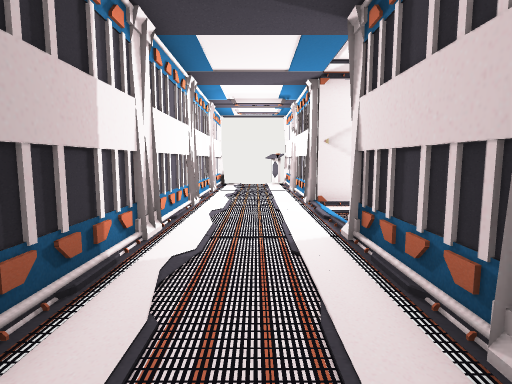
View 1 (above)

14 first-person views from a walk through a Unity game level. The camera is 1.4 m above the floor, tilts 6° down and sees 80° across. Doors are open. The floor is counted in squares, 1 m on a side. Each view is taken from the middle of a square. On the plan, view 1 faces up. The plan holds only what a view shows up to about 14 squares ahead; the rest is blank. The place goes on beyond the plan. The player is left out. Some surface patterns are stand-ins.

View 2
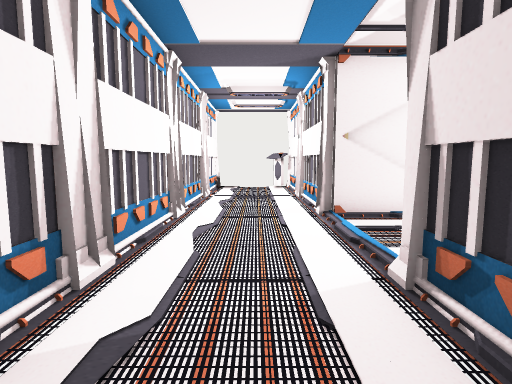

View 3
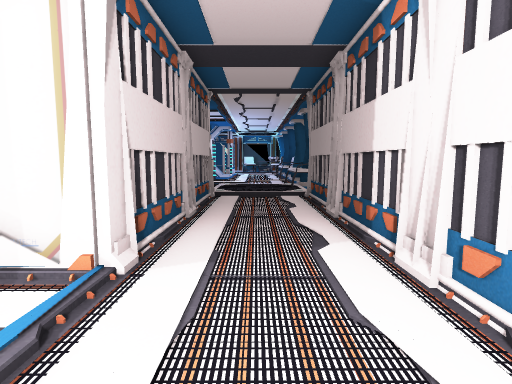

View 4
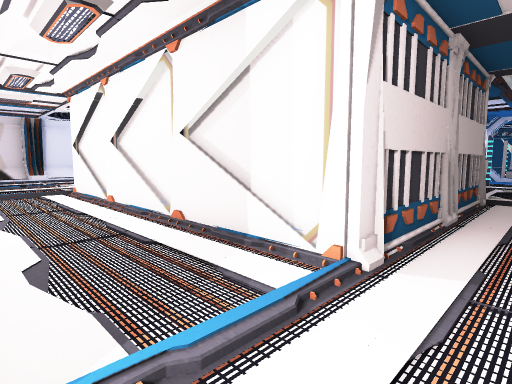

View 5
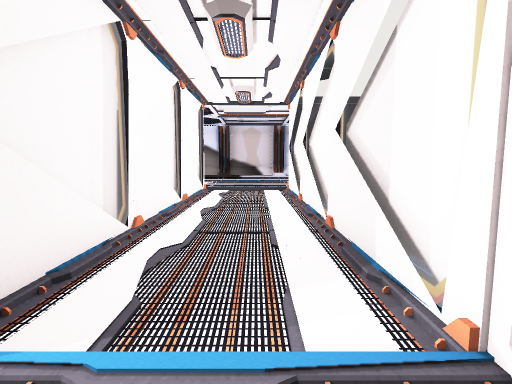

View 6
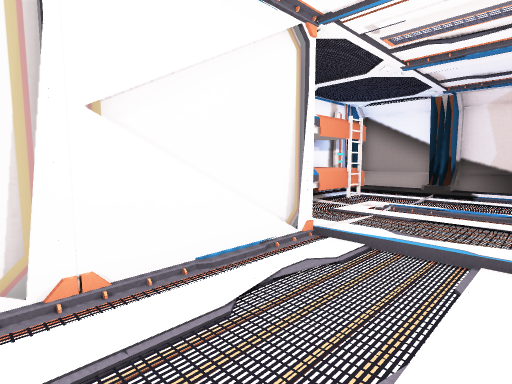

View 7
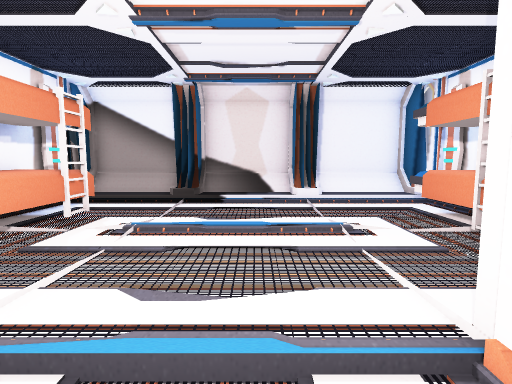

View 8
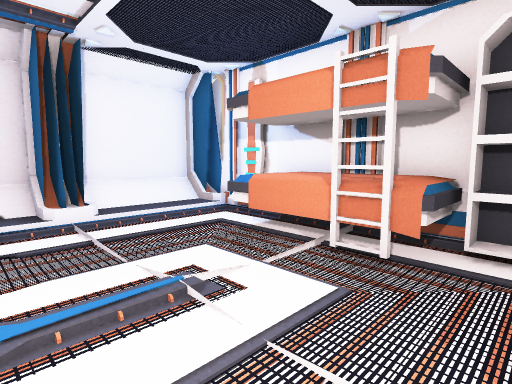

View 9
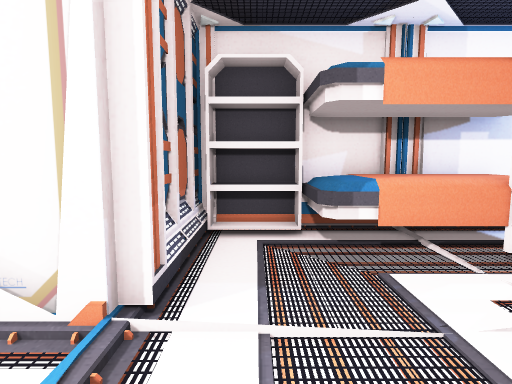

View 10
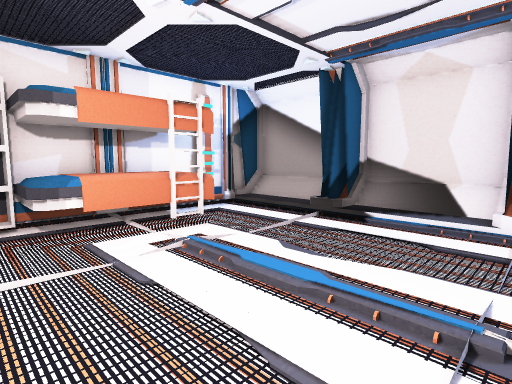

View 11
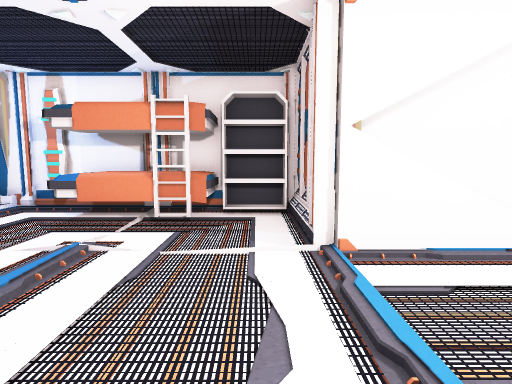

View 12
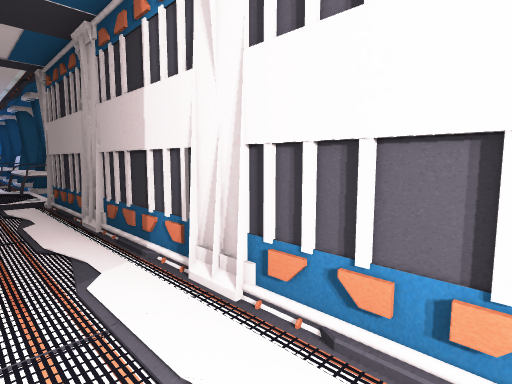

View 13
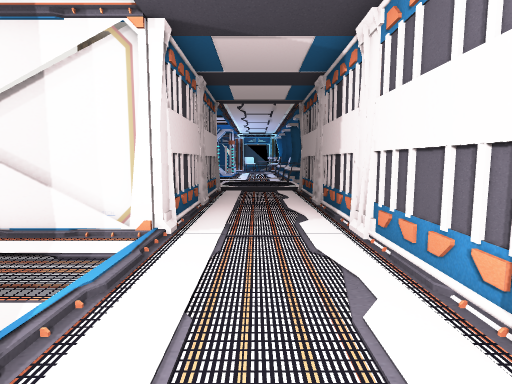

View 14
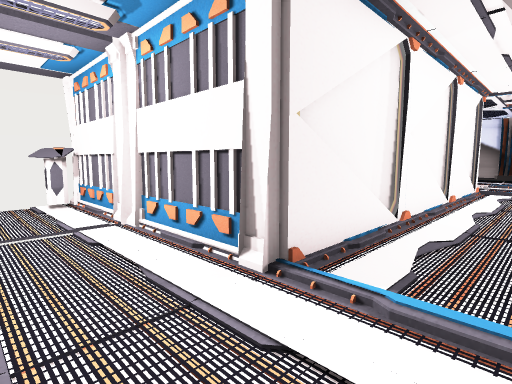

### Floor plan
Key: @ floor where view 1 was taken; # wall or solid block; . main floor; : floor 0.25 m higher than the main floor; / step, stairs or slope; D open door; = window, fence, low wall or low ledge; O other object.
Columns run from 3 left of view 1 to 23 right of it. Each row starts with its distance up from view 1.
 14  DDDD#
 13  DDDD#           OO########
 12  #...#           #OOOOO .:#
 11  #...#          ##.OOOO..##
 10  #...###=###=###=O.......##
  9  #..DD==.===.===DD.......##
  8  #..DD..........DD...:...=#
  7  #..DD..........DD...:... #
  6  #..DD..........DD......./#
  5  #...#==##==##==##.......##
  4  #...#           O.......:#
  3  #...#           O.OOOOO.:#
  2  #...#           OOOOOOO./#
  1  #...#           ########=#
  0  #.@.#
 -1  #...#
 -2  DDDD#
 -3  DDDD#
 -4  :::
 -5 OO

Where each view was taken, in squares from view 1:
view 1: 0 up, 0 right, facing up
view 2: 2 up, 0 right, facing up
view 3: 9 up, 0 right, facing down
view 4: 9 up, 0 right, facing down-right
view 5: 7 up, 0 right, facing right
view 6: 6 up, 9 right, facing up-right
view 7: 7 up, 12 right, facing right
view 8: 7 up, 15 right, facing down-right
view 9: 7 up, 15 right, facing up
view 10: 5 up, 15 right, facing up-right
view 11: 10 up, 15 right, facing down
view 12: 8 up, 0 right, facing down-left
view 13: 11 up, 0 right, facing down
view 14: 7 up, 1 left, facing up-right
